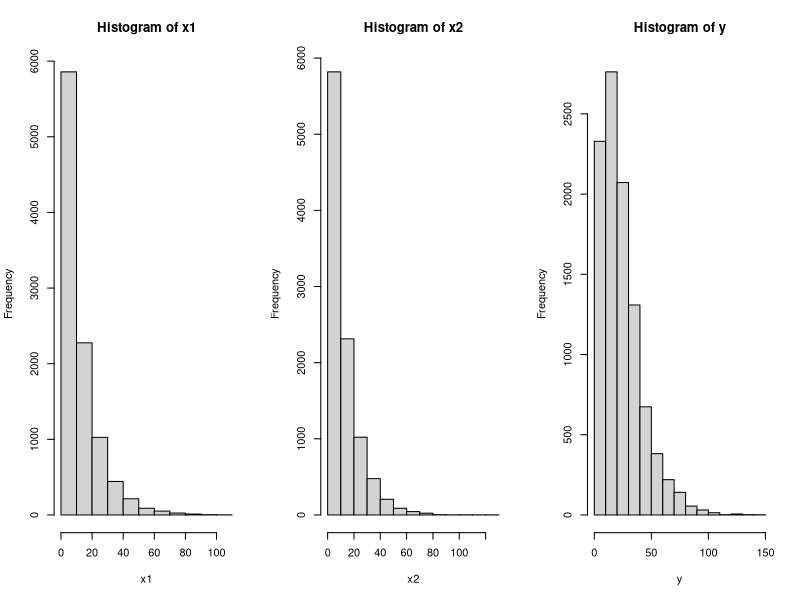
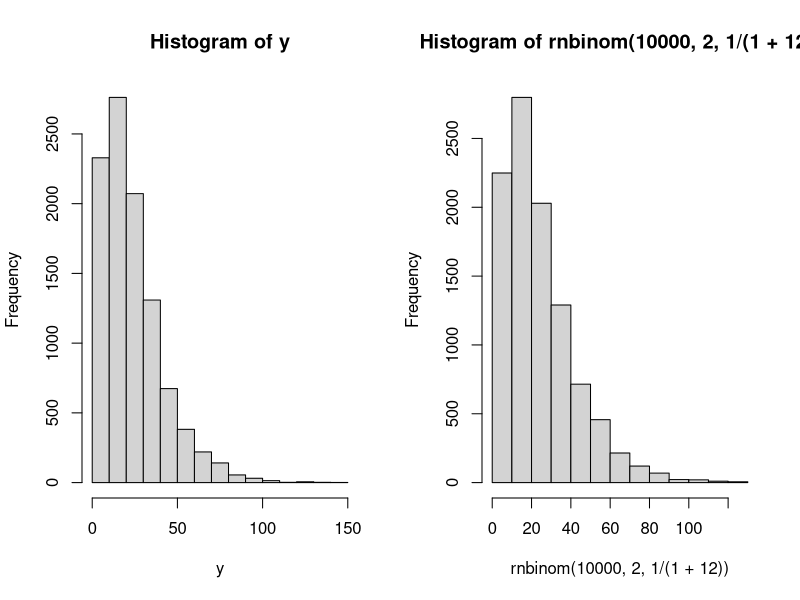
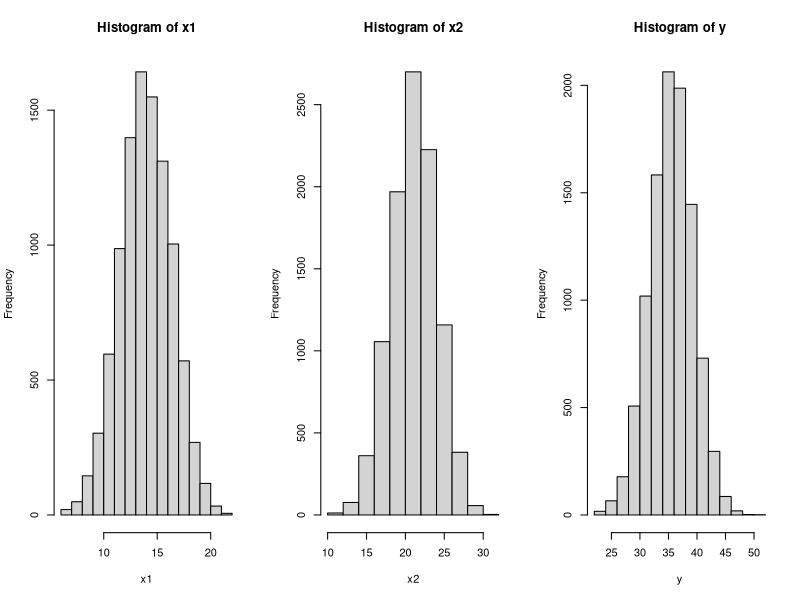
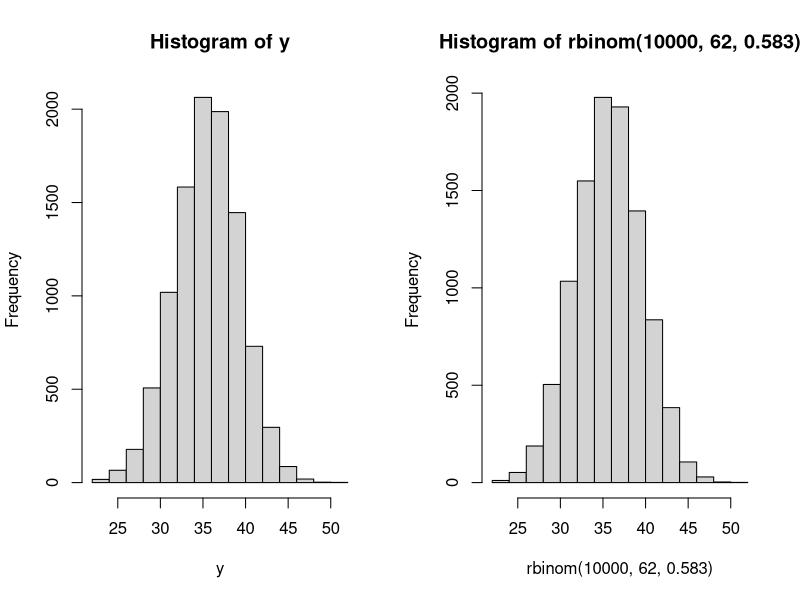
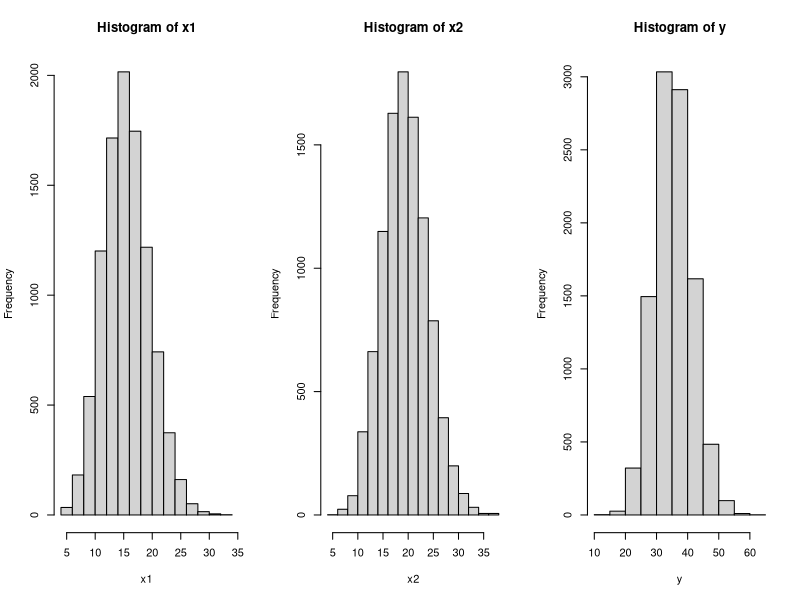
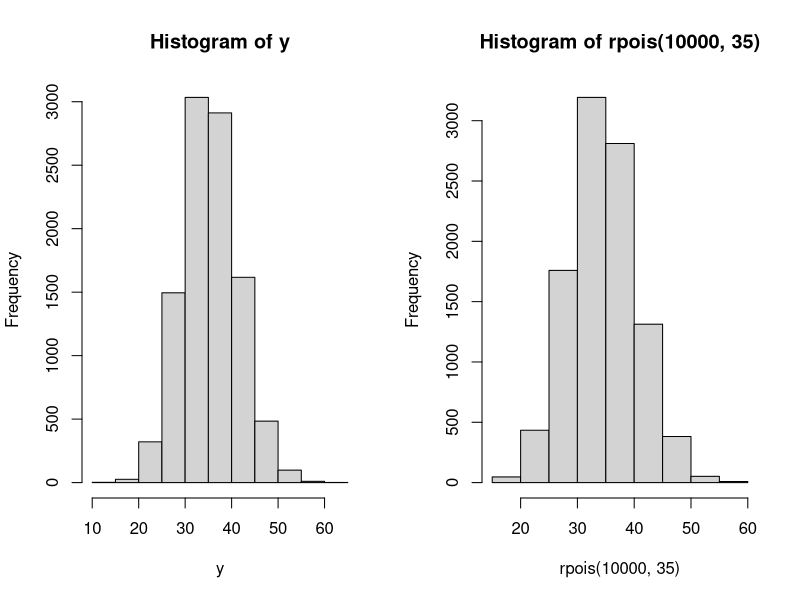
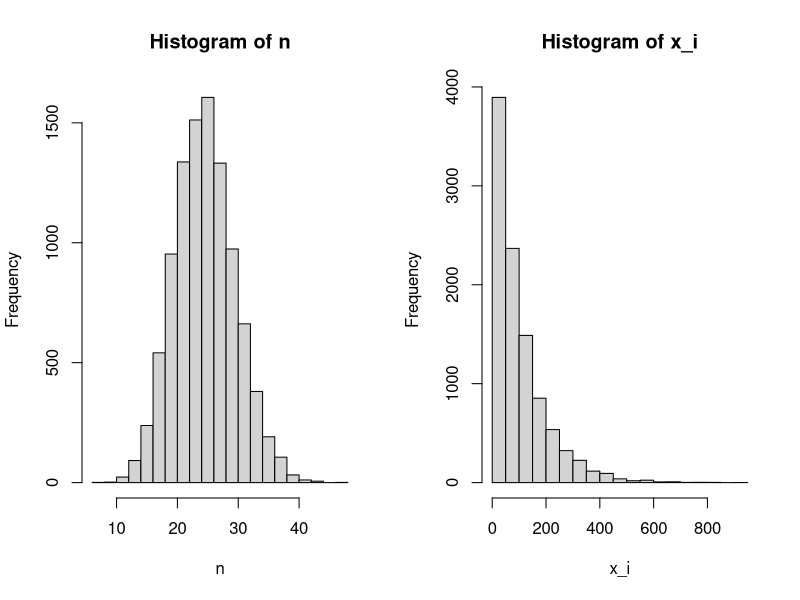
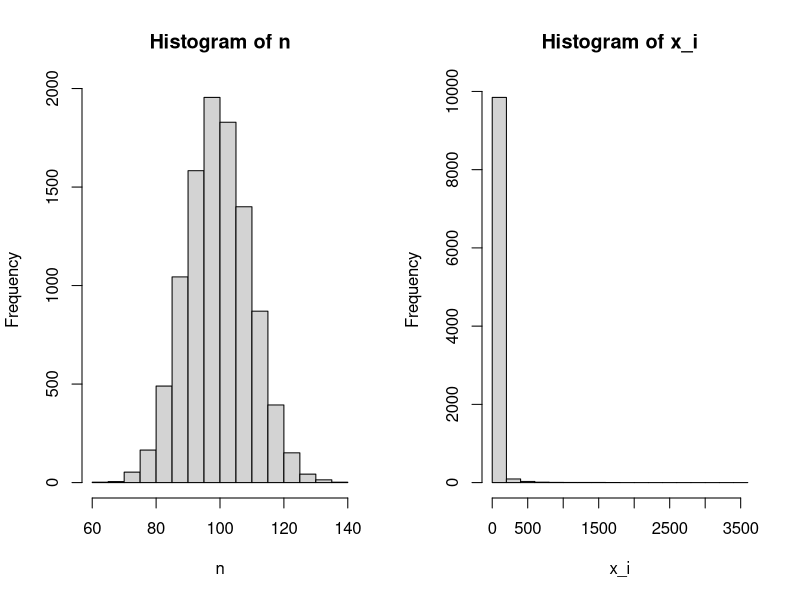

The R source for these figures, in order:
## ---- chunk 1
set.seed(461)
x1 <- rgeom(10000, 1/(1+12))
x2 <- rgeom(10000, 1/(1+12))
y <- x1 + x2
(table <- table(y))

par(mfrow = c(1,3))
hist(x1)
hist(x2)
hist(y)

p <- numeric(60)
for (i in 1:60) {
  p[i] <- (i+1)*table[i+1]/table[i]
}
p
x <- 2:61
lm(p[1:60]~x)

par(mfrow = c(1, 2))
hist(y, breaks = 15)
hist(rnbinom(10000, 2, 1/(1+12)), breaks = 15)
## ---- chunk 2
set.seed(461)
x1 <- rbinom(10000, 24, 0.6)
x2 <- rbinom(10000, 36, 0.6)
y <- x1 + x2
(table <- table(y))

par(mfrow = c(1,3))
hist(x1)
hist(x2)
hist(y)

p <- numeric(24)
for (i in 1:24) {
  p[i] <- (i+22)*table[i+1]/table[i]
}
p
x <- 26:46
lm(p[4:24]~x)

par(mfrow = c(1, 2))
hist(y, breaks = 15)
hist(rbinom(10000, 62, 0.583), breaks = 15)
## ---- chunk 3
set.seed(461)
x1 <- rpois(10000, 16)
x2 <- rpois(10000, 20)
y <- x1 + x2
(table <- table(y))

par(mfrow = c(1,3))
hist(x1)
hist(x2)
hist(y)

p <- numeric(40)
for (i in 1:40) {
  p[i] <- (i+17)*table[i+2]/table[i+1]
}
p
x <- 21:52
lm(p[4:35]~x)

par(mfrow = c(1, 2))
hist(y, breaks = 15)
hist(rpois(10000, 35), breaks = 10)
## ---- chunk 4
set.seed(461)
n <- rpois(10000, 25)
x_i <- rexp(10000, 1/100)

par(mfrow = c(1,2))
hist(n)
hist(x_i)

mean_n <- mean(n)
var_n <- var(n)
mean_x_i <- mean(x_i)
var_x_i <- var(x_i)

mean_s <- mean_n * mean_x_i
var_s <- mean_n * var_x_i + var_n * mean_x_i^2
cat("mean of aggregate loss:", mean_s, "\n")
cat("variance of aggregate loss:", var_s)
## ---- chunk 5
set.seed(461)
n <- rpois(10000, 100)
x_i <- rlnorm(10000, meanlog = 1, sdlog = 2)

par(mfrow = c(1,2))
hist(n)
hist(x_i)

mean_n <- mean(n)
var_n <- var(n)
mean_x_i <- mean(x_i)
var_x_i <- var(x_i)

mean_s <- mean_n * mean_x_i
var_s <- mean_n * var_x_i + var_n * mean_x_i^2
cat("mean of aggregate loss:", mean_s, "\n")
cat("variance of aggregate loss:", var_s)
## ---- chunk 6
set.seed(461)
n <- rbinom(10000, 36, 0.6)
x_i <- rgamma(10000, shape = 100, rate = 1/2)

par(mfrow = c(1,2))
hist(n)
hist(x_i)

mean_n <- mean(n)
var_n <- var(n)
mean_x_i <- mean(x_i)
var_x_i <- var(x_i)

mean_s <- mean_n * mean_x_i
var_s <- mean_n * var_x_i + var_n * mean_x_i^2
cat("mean of aggregate loss:", mean_s, "\n")
cat("variance of aggregate loss:", var_s)
